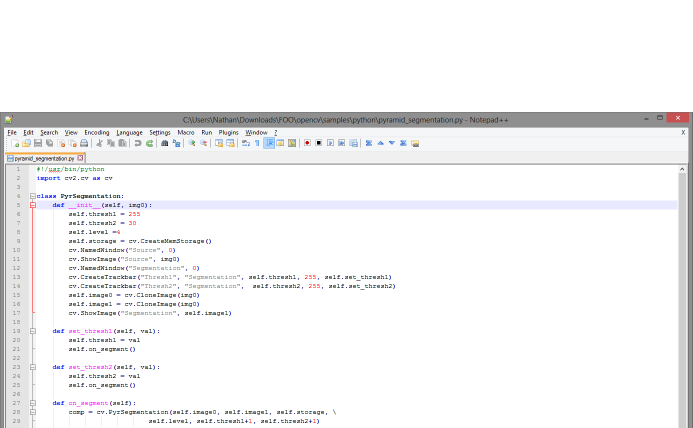
#> input picture python/compareImages/Untitled2.png, 1385 x 855 px (shown at 1/2 size)
$ python compareImages.py   (Python 2 division)
#> lines starting #> are read from the running program, lines starting #| are printed output that depends on the picture
#!/usr/bin/env python

'''
Uses SURF to match two images.

Based on the sample code from opencv:
  samples/python2/find_obj.py

USAGE
  find_obj.py <image1> <image2>
'''

import numpy
import cv2

import sys

###############################################################################
# Image Matching
###############################################################################

def match_images(img1, img2):
    """Given two images, returns the matches"""
    detector = cv2.SURF(400, 5, 5)
    matcher = cv2.BFMatcher(cv2.NORM_L2)

    kp1, desc1 = detector.detectAndCompute(img1, None)
    kp2, desc2 = detector.detectAndCompute(img2, None)
    print 'img1 - %d features, img2 - %d features' % (len(kp1), len(kp2))

    raw_matches = matcher.knnMatch(desc1, trainDescriptors = desc2, k = 2) #2
    kp_pairs = filter_matches(kp1, kp2, raw_matches)
    return kp_pairs

# [82 lines left out: functions filter_matches, explore_match, draw_matches, not called in this run]

###############################################################################
# Test Main
###############################################################################

if __name__ == '__main__':

    fn1 = 'stormTrooper1.png'
    fn2 = 'stormTrooper2.png'

    fn3 = 'Capture.png'
    fn4 = 'Capture2.png'

    fn5 = 'Untitled1.png'
    fn6 = 'Untitled2.png'

    img1 = cv2.imread(fn6, 0)
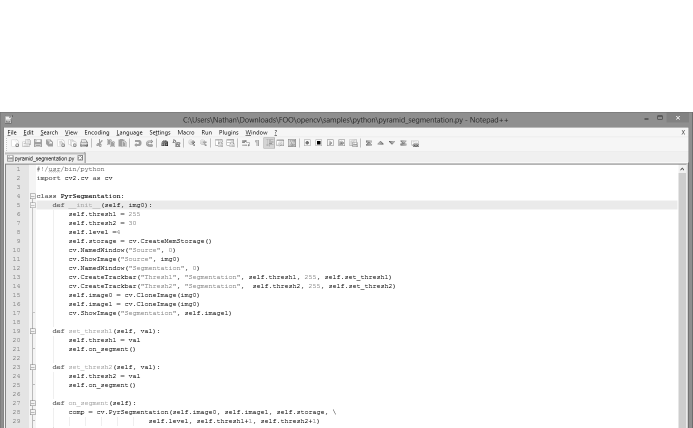
#> img1: shape (855, 1385) (shown at 1/2 size); min 0, max 255, mean 244
    img2 = cv2.imread(fn6, 0)

    if img1 is None:
        print 'Failed to load fn1:', fn1
        sys.exit(1)

    if img2 is None:
        print 'Failed to load fn2:', fn2
        sys.exit(1)

#> (the run stopped early here; a loop or call above may not have finished)
